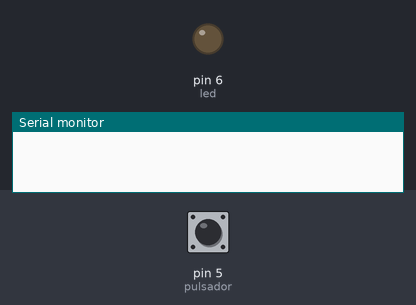
Recording of a sketch running on a simulated Arduino Uno, built with avr-gcc and run on an emulated ATmega328P. On the bench: output pins drawn as LEDs (lit = HIGH), the last lines printed to the serial monitor. Inputs (shaded band) come from the test bench; at power-on: pin 5 (pulsador) HIGH.

Above: at 1.2 s.
1.3 s: pin 5 (pulsador) pulled LOW for 0.15 s
At 3.0 s:
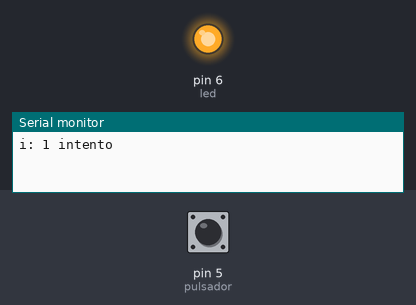
3.3 s: pin 5 (pulsador) pulled LOW for 1 s
At 5.0 s:
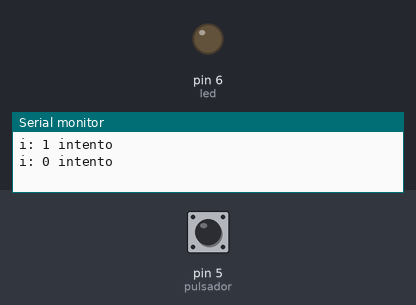
5.8 s: pin 5 (pulsador) pulled LOW for 3.2 s
At 9.8 s:
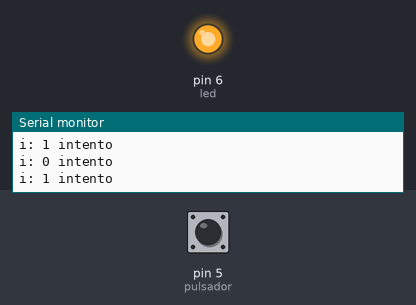
Timing chart, 0 to 11.3 s (numbered marks = the images above; inputs shaded):
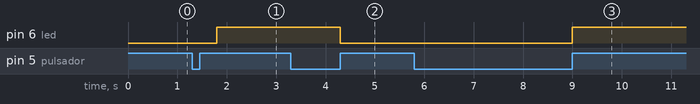

Measured:
- after the input at 1.3 s, pin 6 (led): LOW → HIGH after 0.50 s
- after the input at 3.3 s, pin 6 (led): HIGH → LOW after 1.0 s
- after the input at 5.8 s, pin 6 (led): LOW → HIGH after 3.2 s

The sketch:

EJ004_UNO_On_Off_Pulsador.ino
```cpp
 int i=0;                       // declarando variable i
 const int pulsador=5;          // declarando pin5 con nombre pulsador
 const int led = 6;            // declarando pin13 con nombre led

 void setup() {
   Serial.begin(9600);  // inicializo el envio de datos serial
   pinMode(pulsador,INPUT);      // declarando pulsador como entrada
   pinMode(led,OUTPUT);          // declarando led como salida
   }
 void loop() {


   if(digitalRead(pulsador)==0)                      // si se preciona pulsador
   {
     i=i+1;                            // contador de cuantas veces se presiona el pulsador
     if(i>=2)                           // si es mayor igual que 2 entonces inicializa la variable i=0
     {i=0;}

   Serial.print("i: ");
   Serial.print(i);
   Serial.println(" intento");
   delay(500);

   while(digitalRead(pulsador)==0)    // codigo antirrebote, no hace nada
   {}                                  // no ejecuta ningun codigo

     if(i==1)                          // si se presiona la primera vez , se enciende el led
     {digitalWrite(led,HIGH);}
     else{                             // si se presiona por segunda vez, se apaga el diodo led
     digitalWrite(led,LOW);}

   }

 }
```
